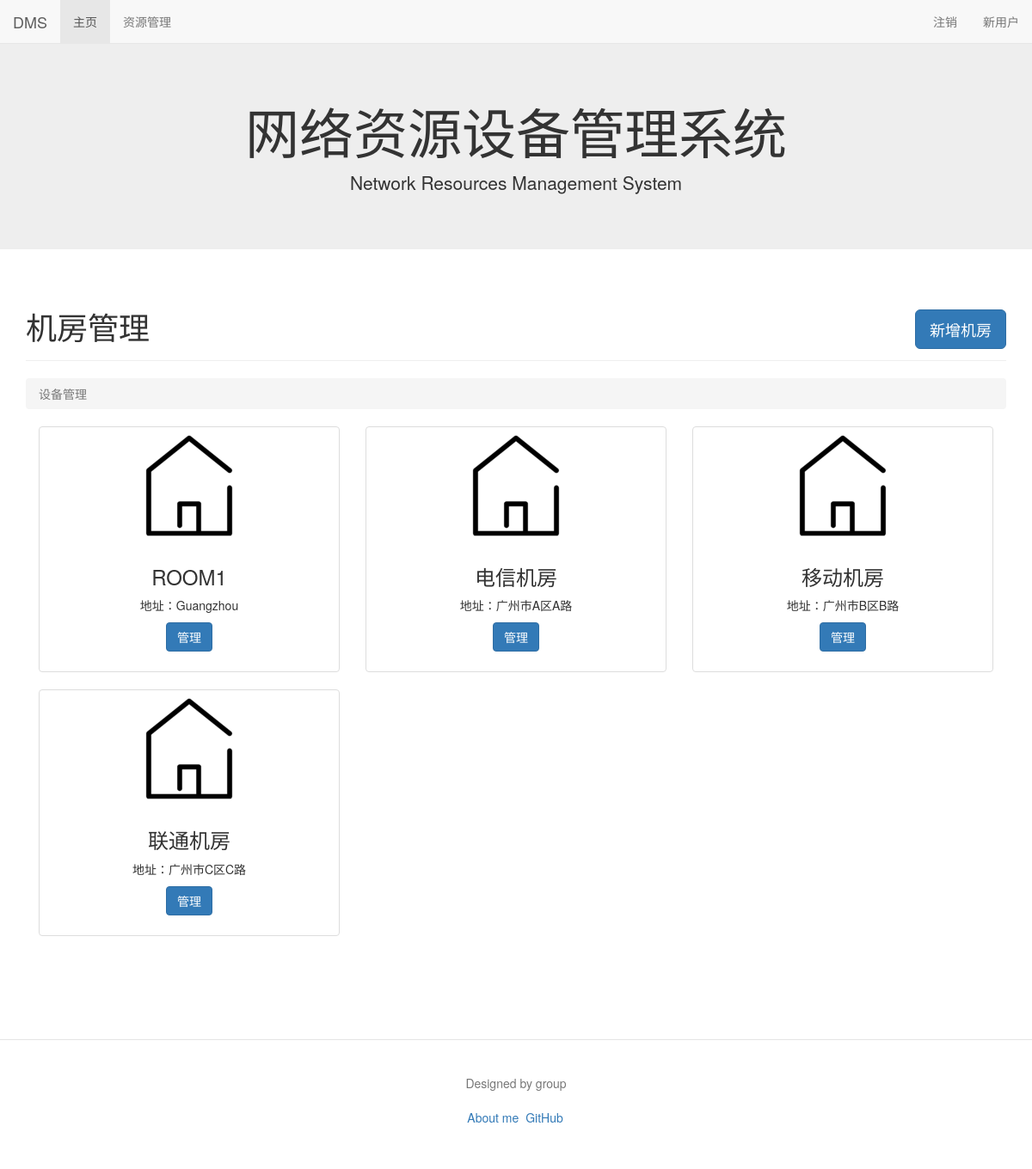
The page /management/ (signed in) on the database its author committed.
### ControlMode/models.py (models this page shows, shortened)
class ComRoom(models.Model):
    Room_name = models.CharField(max_length=100, primary_key=True)
    Room_address = models.CharField(max_length=100)
    IPS = models.CharField(max_length=50)

### ControlMode/views.py (the view)
# urls.py: url(r'^management/$', Control_Views.Management, name='management'),
@login_required(login_url='/login/')
def Management(request):
    log_status = request.user.is_authenticated()
    ComRooms = ComRoom.objects.all()
    _ComRoom = ComRoomForm()
    return render(request, 'Management.html', {'log_status': log_status, 'ComRooms': ComRooms, 'ComRoomForm': _ComRoom})

### templates/Management.html (shortened to what this page needs)
{% extends "base.html" %}
{% load bootstrap3 %}
{% block content %}
    <div class="page-header">
        <h1>机房管理
            <button type="button" class="btn btn-primary btn-lg" data-toggle="modal" data-target="#myModal"
                    style="float: right;">
                新增机房
            </button>
        </h1>
    </div>
    <ol class="breadcrumb">
        <li class="active">设备管理</li>
    </ol>
    {% for ComRoom in ComRooms %}
        <div class="col-sm-6 col-md-4">
            <div class="thumbnail">
                <img src="/static/image/ComRoom.png" alt="{{ ComRoom.Room_name }}">
                <div class="caption">
                    <h3 class="text-center">{{ ComRoom.Room_name }}</h3>
                    <p class="text-center">地址：{{ ComRoom.Room_address }}</p>
                    <p class="text-center"><a href="{% url "cabinet" Room_name=ComRoom.Room_name %}"
                                              class="btn btn-primary" role="button">管理</a></p>
                </div>
            </div>
        </div>
    {% endfor %}
{% endblock %}

### static/css/style.css (style rules this page uses)
body { padding-top: 50px; }

### rows shown on the page
ComRoom: Room_name "ROOM1", Room_address "Guangzhou"
ComRoom: Room_name "电信机房", Room_address "广州市A区A路"
ComRoom: Room_name "移动机房", Room_address "广州市B区B路"
ComRoom: Room_name "联通机房", Room_address "广州市C区C路"
